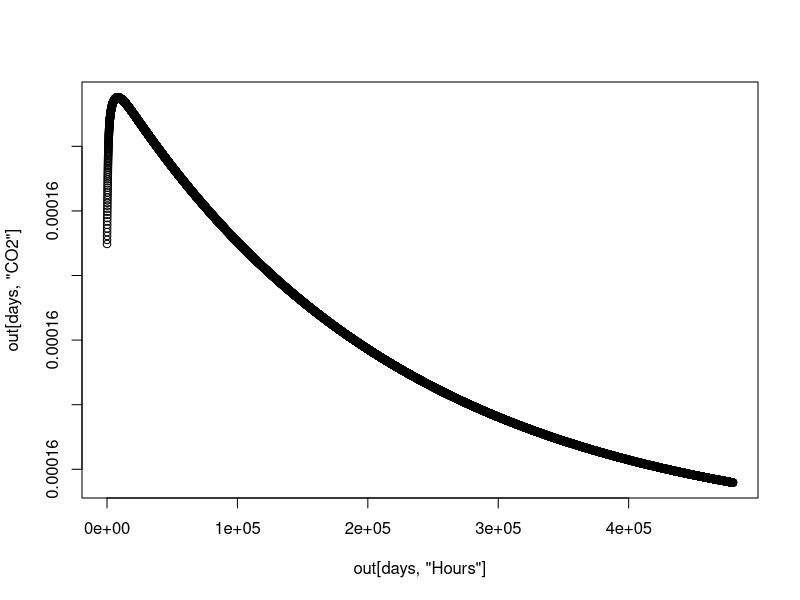

R code for this plot:
#####STANDARD 3-pool SOIL C MODEL#####
###following Allison, Wallenstein, and Bradford 2013, Nature Geoscience###
###code from Steve Allison###

###Parameters###
#R = gas constant
#u = uptake rate (of DOC by microbial biomass)
#kDref = reference turnover rate of DOC pool
#kD = turnover rate of DOC pool at temperature TempK
#kSref = reference turnover rate of SOC pool
#kS = turnover rate of SOC pool at temperature TempK
#kBref = reference turnover rate of microbial biomass pool
#kB = turnover rate of microbial biomass pool at temperature TempK
#aDS = C lost to CO2 pool during SOC turnover
#aSD = C lost to CO2 pool during DOC turnover
#aB = C lost to CO2 pool during biomass turnover
#EaB = activation energy of 'fast pool' (microbial biomass) decomposition
#EaD = activation energy of DOC decomposition
#EaS = activation energy of SOC decomposition
#ECref = proportion of C assimilated into microbial biomass (vs. lost to respiration; i.e. CUE)
#EC = CUE at temperature TempK
#m = slope of CUE (acclimating with temperature)
#Temp = conversion factor for temp in Kelvin
#TempK = temp in Kelvin
#Tref = reference temperature (in K)
#IS = inputs to SOC pool
#ID = inputs to DOC pool

###Fluxes###
#FS = turnover of SOC pool
#FD = turnover of DOC pool
#FB = turnover of microbial biomass pool (death)
#FU = uptake of DOC by microbes

###Pools###
#S = soil organic carbon (SOC)
#D = dissolved organic carbon (DOC)
#B = microbial biomass
#CO2 = carbon dioxide


R <- 0.008314
IS <- 0.00015
ID <- 0.00001
u <- 0.0005
kDref <- 0.001
kSref <- 5e-06
kBref <- 0.00028
EaD <- 47
EaS <- 47
EaB <- 20
aBS <- 0.5
ECref <- 0.31
m <- -0.016
Temp <- -5:35
TempK <- Temp+273
Tref <- 293

kD <- kDref*exp((-EaD/R)*(1/TempK-1/Tref))
kS <- kSref*exp((-EaS/R)*(1/TempK-1/Tref))
kB <- kBref*exp((-EaB/R)*(1/TempK-1/Tref))
EC <- (ECref+m*(Temp-20))

# Numerical simulation of base conventional model
aDS <- aSD <- aB <- EC
tr <- which(Temp==20)
S <- 33.36213; D <- 0.04338228; B <- 0.07746836
time <- 500000
out <- matrix(rep(0,time*5),nrow=time,dimnames=list(NULL,c("Hours","SOC","DOC","MBC","CO2")))
for (i in 1:time) {
  FS <- kS[tr]*S
  FD <- kD[tr]*D
  FB <- kB[tr]*B
  FU <- u*D
  S <- S + IS + aDS[tr]*FD + aB[tr]*aBS*FB - FS
  D <- D + ID + aSD[tr]*FS + aB[tr]*(1-aBS)*FB - FU - FD
  B <- B + FU - FB
  CO2 <- FS*(1-aSD[tr]) + FD*(1-aDS[tr]) + FB*(1-aB[tr])
  out[i,] <- c(i,S,D,B,CO2)
}
out <- data.frame(out)
days <- seq(0,480000,by=24)
plot(out[days,"CO2"]~out[days,"Hours"])

